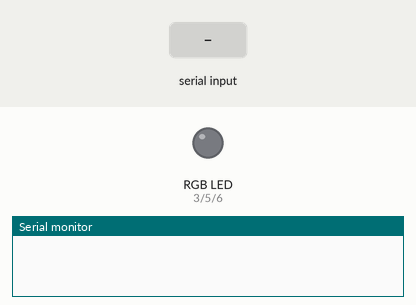
Bench run of a sketch on a simulated Arduino Uno, built with avr-gcc and run on an emulated ATmega328P. Shown: an RGB LED mixed from three pins (HIGH = lit), the last lines printed to the serial monitor. The inputs (shaded band) are chosen by the test bench. Dim RGB values are drawn brighter than linear.

Above: at 1.2 s.
1.3 s: "R\n" received over Serial
At 3.3 s:
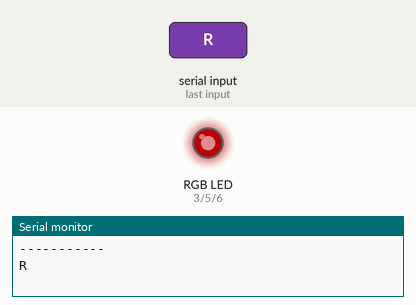
4.3 s: "G\n" received over Serial
At 5.71 s:
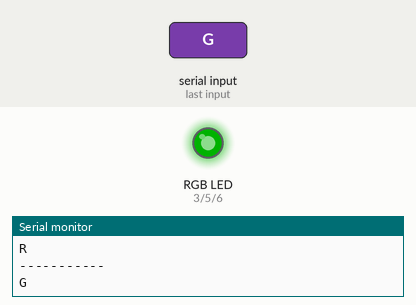
7.3 s: "B\n" received over Serial
At 8.41 s:
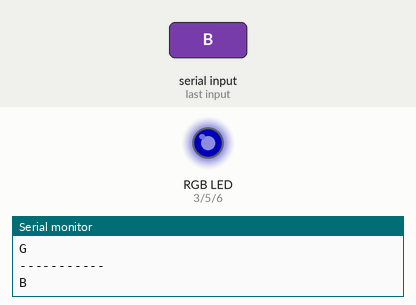
Timing chart, 0 to 16.3 s (numbered marks = the images above; inputs shaded):
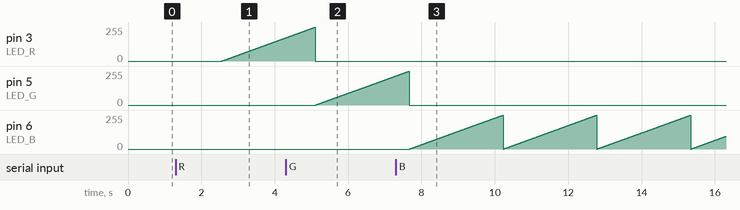

Measured:
- after the input at 1.3 s, pin 3 (LED_R): moves from 0/255 to 174/255 over 1.7 s, starting after 1.3 s
- after the input at 4.3 s, pin 3 (LED_R): goes on until 5.1 s, then stays 0/255; pin 5 (LED_G): moves from 0/255 to 218/255 over 2.2 s, starting after 0.82 s
- after the input at 7.3 s, pin 5 (LED_G): goes on until 7.7 s, then stays 0/255; pin 6 (LED_B): ramps from 0/255 to 254/255 and jumps back, once every 2.6 s

The sketch:

LED3.ino
```cpp
const int LED_R = 3;
const int LED_G = 5;
const int LED_B = 6;
char status;
void setup() {
  // put your setup code here, to run once:
  Serial.begin(9600);
}

void loop() {
  while (Serial.available() > 0) {

    char input = Serial.read();
    if (input != '\n') {
      Serial.println("-----------");
      Serial.println(input);
      status = input;
    }
  }


  for (int i = 0; i < 255; i++) {
    if (status == 'R') {
      analogWrite(LED_R, i);
      analogWrite(LED_G, 0);
      analogWrite(LED_B, 0);
    }
    else if (status == 'G') {
      analogWrite(LED_G, i);
      analogWrite(LED_R, 0);
      analogWrite(LED_B, 0);
    }
    else if (status == 'B') {
      analogWrite(LED_B, i);
      analogWrite(LED_R, 0);
      analogWrite(LED_G, 0);
    }

    delay(10);
  }
}
```
